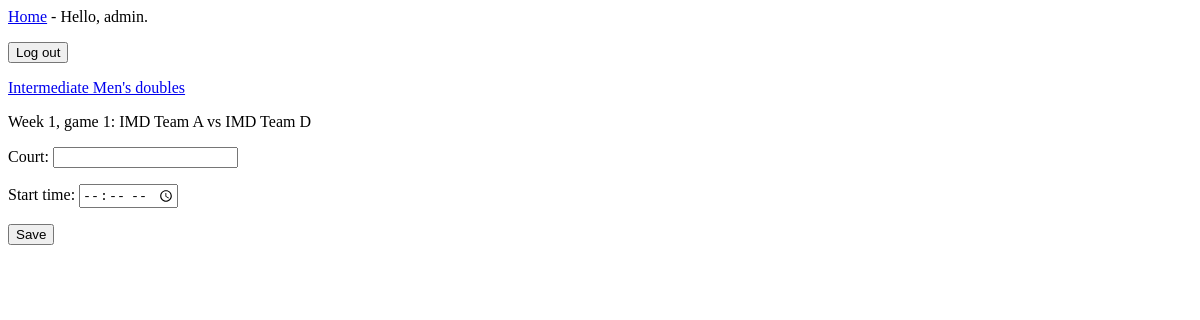
The page /games/8/edit/ (signed in) on the database as committed earlier.
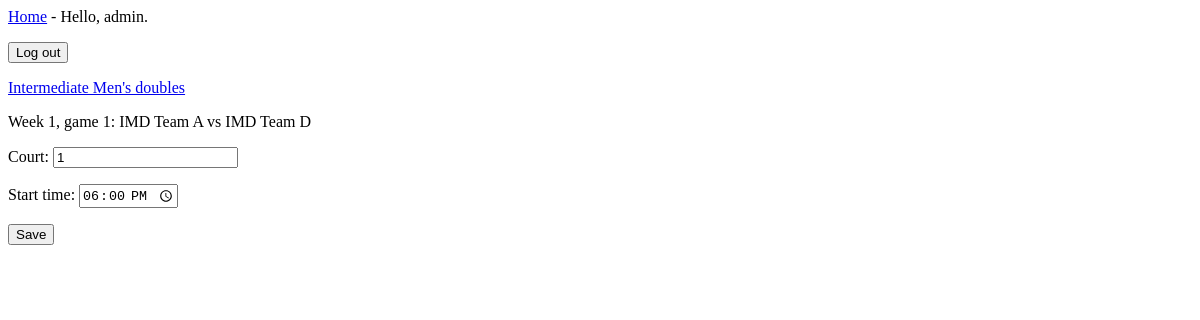
The same page on the database as committed later.
### tournaments/models.py (models this page shows, shortened)
class Game(models.Model):
    division = models.ForeignKey(Division, on_delete=models.CASCADE)
    week = models.PositiveIntegerField()
    game_number = models.PositiveIntegerField()
    team1 = models.ForeignKey(Team, on_delete=models.CASCADE, related_name='team1_games')
    team2 = models.ForeignKey(Team, on_delete=models.CASCADE, related_name='team2_games')
    court = models.PositiveIntegerField(null=True, blank=True)
    start_time = models.TimeField(null=True, blank=True)
    team1_score = models.PositiveIntegerField(null=True, blank=True)
    team2_score = models.PositiveIntegerField(null=True, blank=True)
    forfeit = models.BooleanField(default=False)

class Division(models.Model):
    LEVEL_CHOICES = [
        ('beginner', 'Beginner'),
        ('intermediate', 'Intermediate'),
        ('advanced', 'Advanced'),
    ]
    FORMAT_CHOICES = [
        ('mixed', 'Mixed doubles'),
        ('mens', "Men's doubles"),
        ('womens', "Women's doubles"),
        ('scramble', 'Scramble'),
    ]
    MEETING_CHOICES = [(1, 'Once'), (2, 'Twice')]
    tournament = models.ForeignKey(Tournament, on_delete=models.CASCADE)
    level = models.CharField(max_length=20, choices=LEVEL_CHOICES)
    format = models.CharField(max_length=20, choices=FORMAT_CHOICES)
    max_teams = models.PositiveIntegerField()
    games_per_week = models.PositiveIntegerField()
    max_meetings_per_night = models.PositiveIntegerField(choices=MEETING_CHOICES, default=1)
    game_minutes = models.PositiveIntegerField(null=True, blank=True)
    def __str__(self):
        return f"{self.get_level_display()} {self.get_format_display()}"

class Team(models.Model):
    division = models.ForeignKey(Division, on_delete=models.CASCADE)
    name = models.CharField(max_length=100)
    captain = models.ForeignKey(User, null=True, blank=True, on_delete=models.SET_NULL,
                                related_name='captain_teams')
    partner = models.ForeignKey(User, null=True, blank=True, on_delete=models.SET_NULL,
                                related_name='partner_teams')
    dropped = models.BooleanField(default=False)
    def __str__(self):
        return self.name

### tournaments/views.py (the view, shortened to what this page needs)
# urls.py: path('games/<int:game_id>/edit/', views.edit_game, name='edit_game'),
@login_required
def edit_game(request, game_id):
    game = get_object_or_404(Game, id=game_id)
    tournament = game.division.tournament
    if not is_admin(request.user, tournament):
        raise Http404
    if request.method != 'POST':
        form = GameScheduleForm(instance=game)
    context = {'game': game, 'form': form}
    return render(request, 'tournaments/edit_game.html', context)

### tournaments/forms.py
class GameScheduleForm(forms.ModelForm):
    class Meta:
        model = Game
        fields = ['court', 'start_time']
        widgets = {'start_time': forms.TimeInput(attrs={'type': 'time'})}

### tournaments/helpers.py (called while the page is built)
def is_admin(user, tournament):
    if user.is_superuser:
        return True
    return user.is_authenticated and tournament.admins.filter(id=user.id).exists()

### tournaments/templates/tournaments/edit_game.html (shortened to what this page needs)
{% extends 'tournaments/base.html' %}
{% block content %}
  <p><a href="{% url 'tournaments:division' game.division.id %}">{{ game.division }}</a></p>
  <p>Week {{ game.week }}, game {{ game.game_number }}: {{ game.team1 }} vs {{ game.team2 }}</p>
  <form action="{% url 'tournaments:edit_game' game.id %}" method="post">
    {{ form.as_p }}
    <button name="submit">Save</button>
  </form>
{% endblock content %}

Rows that differ between the two databases and show on the page:
changed Game "Intermediate Men's doubles": court (not shown) → "1"; start_time (not shown) → "18:00:00"
